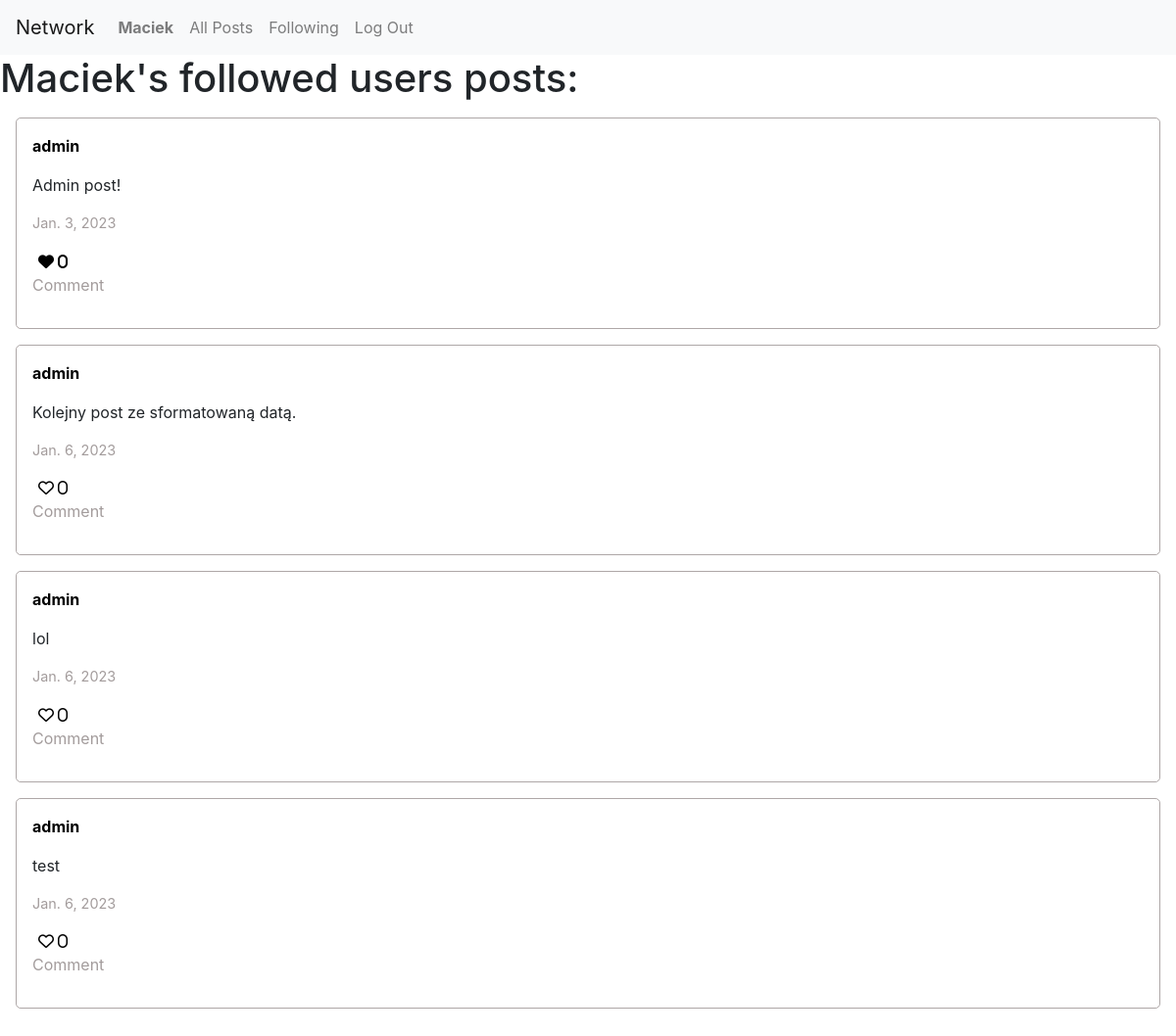
/following/2 (signed in), run on an earlier commit of the app's database.
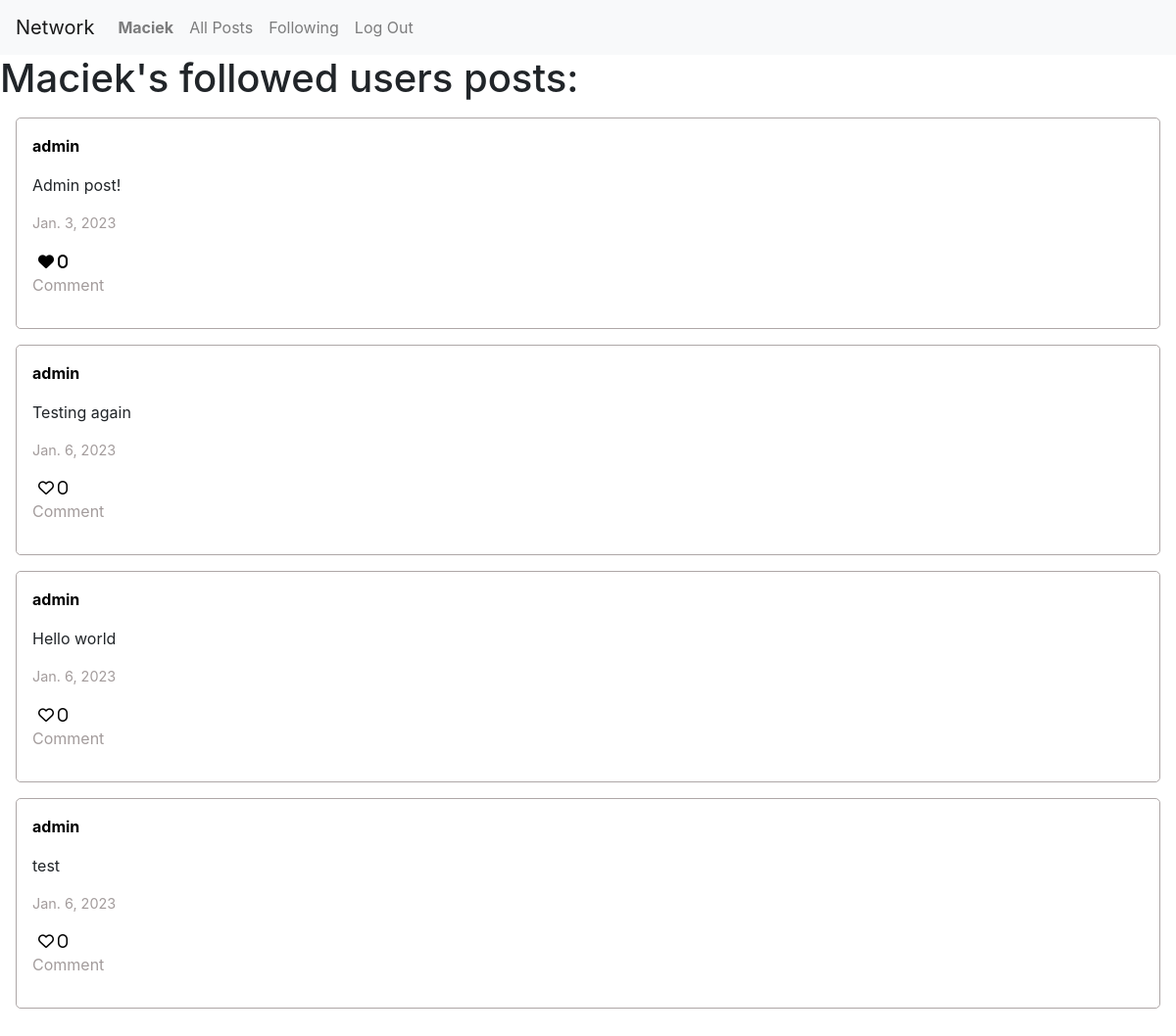
And on a later commit of the database.
### network/models.py (models this page shows, shortened)
class User(AbstractUser):
    pass

class Post(models.Model):
    author = models.ForeignKey(User, on_delete=models.CASCADE)
    text = models.CharField(max_length=100)
    date = models.DateField(auto_now_add=True)
    likes = models.IntegerField(default=0)

### network/views.py (the view)
# urls.py: path("following/<int:id>",views.following, name="following"),
def following(request, id):
    user = User.objects.get(pk = request.user.id)
    followed_users = Follow.objects.filter(user = user)
    posts = Post.objects.all()
    liked_posts_arr = liked_posts(request.user)
    following_posts=[]
    for post in posts:
        for person in followed_users:
            if person.user_follower == post.author:
                following_posts.append(post)
    return render(request, "network/following.html", {
        "username": user,
        "following_posts":following_posts,
        "liked_posts":liked_posts_arr
    })

### network/views.py (called while the page is built)
def liked_posts(user):
    posts = Post.objects.all().order_by('-date')
    liked_posts_arr = []
    likes = Like.objects.filter(user = user)
    for post in posts:
        for like in likes:
            if(post == like.post):
                liked_posts_arr.append(post)
    return liked_posts_arr

### network/templates/network/following.html (shortened to what this page needs)
{% extends "network/layout.html" %}
{% block body %}
   <h1>{{username}}'s followed users posts:</h1>
    {%if following_posts %}
        {%for post in following_posts%}
        <div id="post-{{post.id}}" class="post_container">
            <a class="user_link" href="{%url 'user' post.author.id%}"><p class="post_author">{{post.author}}</p></a>
            <p class="post_text">{{post.text}}</p>
            <p class="post_date">{{post.date}}</p>
            <button id="{{post.id}}" class = "likeBtn fa-heart {% if post in liked_posts%}fa-solid{%else%}fa-regular{%endif%}"> {{post.likes}}</button>
            <p class="post_comment">Comment</p>
        </div>
        {%endfor%}
    {%else%}
        <div>No posts yet.</div>
    {%endif%}
{% endblock %}

### network/templates/network/layout.html (shortened to what this page needs)
{% load static %}
<!DOCTYPE html>
<html lang="en">
    <head>
        <link rel="stylesheet" href="https://stackpath.bootstrapcdn.com/bootstrap/4.4.1/css/bootstrap.min.css">
        <link rel="stylesheet" href="https://cdnjs.cloudflare.com/ajax/libs/font-awesome/6.2.1/css/all.min.css" />
        <link href="{% static 'network/styles.css' %}" rel="stylesheet">
    </head>
    <body>
        <nav class="navbar navbar-expand-lg navbar-light bg-light">
            <a class="navbar-brand" href="{% url 'index' %}">Network</a>
            <div>
              <ul class="navbar-nav mr-auto">
                {% if user.is_authenticated %}
                    <li class="nav-item">
                        <a class="nav-link" href="{%url 'user' user.id%}"><strong>{{ user.username }}</strong></a>
                    </li>
                {% endif %}
                <li class="nav-item">
                  <a class="nav-link" href="{% url 'index' %}">All Posts</a>
                </li>
                {% if user.is_authenticated %}
                    <li class="nav-item">
                        <a class="nav-link" href="{% url 'following' user.id%}">Following</a>
                    </li>
                    <li class="nav-item">
                        <a class="nav-link" href="{% url 'logout' %}">Log Out</a>
                    </li>
                {% endif %}
              </ul>
            </div>
          </nav>
        <div class="body">
            {% block body %}
            {% endblock %}
        </div>
    </body>
</html>

### network/static/network/styles.css (style rules this page uses)
.post_container { padding: 1rem; border: 1px solid #aea7a7; border-radius: 5px; margin:1rem; }
.post_author { font-weight: bold; }
.post_date { font-size: .9rem; color: #a39c9c; }
.post_comment { color: #a39c9c; }
.likeBtn { background-color: transparent; border: none; }
.user_link, .user_link:hover { text-decoration: none; color: #000; }

What changed in the data, as far as the page shows it:
changed Post: text "Kolejny post ze sformatowaną datą." → "Testing again"
changed Post: text "lol" → "Hello world"
